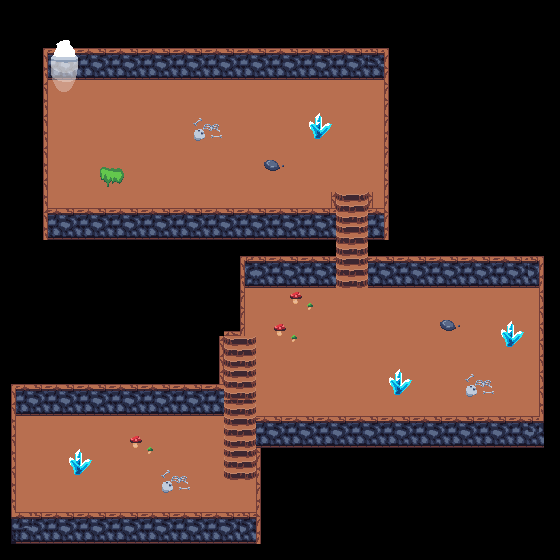

This game map was drawn from its Tiled (.tmx) file and the tilesets committed beside it. A one-line description and the trimmed map source follow:
An orthogonal 35x35 tile map with 16x16 px tiles, 4 tile layers (floor, staires, walls, deco) and 22 objects (19x collision, exit_dongeon, spawn_in_dongeon, enemy1).

<map version="1.8" tiledversion="1.8.0" orientation="orthogonal" renderorder="right-down" width="35" height="35" tilewidth="16" tileheight="16" infinite="0" nextlayerid="6" nextobjectid="27">
 <tileset firstgid="1" source="../tsx_file/dongeon.tsx" />
 <layer id="1" name="floor" width="35" height="35">
  <data>[1225 cells, 618 non-empty, 16 distinct tile ids]</data>
 </layer>
 <layer id="2" name="staires" width="35" height="35">
  <data>[1225 cells, 30 non-empty, 4 distinct tile ids]</data>
 </layer>
 <layer id="3" name="walls" width="35" height="35">
  <data>[1225 cells, 265 non-empty, 23 distinct tile ids]</data>
 </layer>
 <layer id="4" name="deco" width="35" height="35">
  <data>[1225 cells, 56 non-empty, 26 distinct tile ids]</data>
 </layer>
 <objectgroup id="5" name="object">
  <object id="1" type="collision" x="47.9909" y="211.885" width="285.229" height="28.0702" />
  <object id="2" type="collision" x="79.6831" y="51.6129" width="306.055" height="24.4482" />
  <object id="3" type="collision" x="42.558" y="35.3141" width="2.71647" height="205.546" />
  <object id="4" type="collision" x="240.86" y="258.065" width="92.3599" height="30.7866" />
  <object id="5" type="collision" x="368.534" y="259.875" width="171.138" height="27.1647" />
  <object id="7" type="collision" x="370.345" y="210.074" width="15.3933" height="47.9909" />
  <object id="8" type="collision" x="321.449" y="234.522" width="11.7714" height="27.1647" />
  <object id="9" type="collision" x="383.928" y="51.6129" width="9.96038" height="161.177" />
  <object id="10" type="collision" x="214.601" y="276.174" width="28.0702" height="57.9513" />
  <object id="12" type="collision" x="541.483" y="257.159" width="11.7714" height="188.342" />
  <object id="13" type="collision" x="258.97" y="418.336" width="282.513" height="28.0702" />
  <object id="14" type="collision" x="9.0549" y="325.071" width="211.885" height="86.0215" />
  <object id="15" type="collision" x="257.159" y="425.58" width="24.4482" height="117.714" />
  <object id="16" type="collision" x="6.33843" y="514.318" width="249.01" height="28.9757" />
  <object id="18" type="collision" x="2.71647" y="390.266" width="11.7714" height="124.052" />
  <object id="20" type="collision" x="501.75" y="330" width="21" height="16.5" />
  <object id="21" type="collision" x="390.5" y="370" width="17" height="25.5" />
  <object id="22" type="collision" x="310.5" y="113.75" width="15.25" height="25.5" />
  <object id="23" name="exit_dongeon" x="54" y="47.25" width="22" height="43.75" />
  <object id="24" name="spawn_in_dongeon" x="69.25" y="132.5">
   <point />
  </object>
  <object id="25" type="collision" x="71.25" y="449.5" width="13.5" height="25.5" />
  <object id="26" name="enemy1" x="240.667" y="130" width="13.3333" height="14.6667" />
 </objectgroup>
</map>
